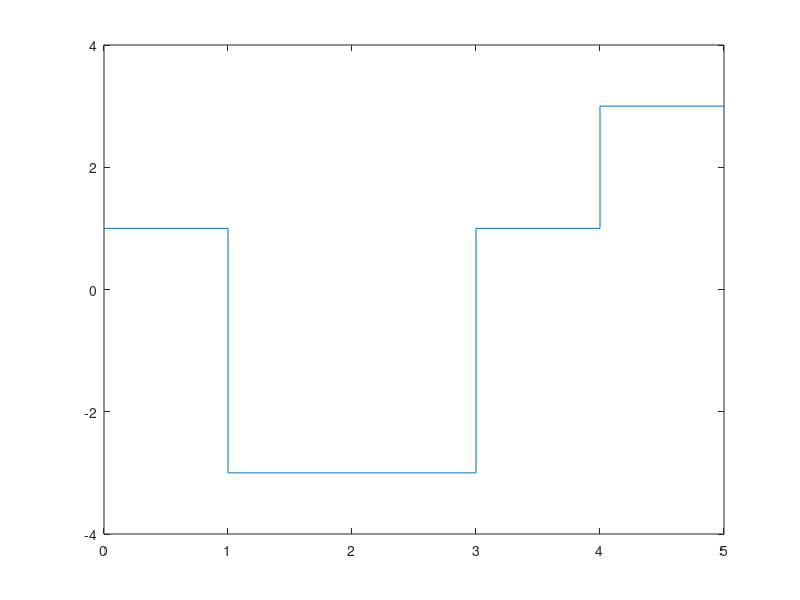

Reproduce this figure in MATLAB.
m=[0 0 1 1 0 1 1 0 0 1];
len=length(m);
x=[];
y=[];
prev=1;
j=1;

for i=1:2:len
    x=[x j-1 j];
    if(m(i)==0 & m(i+1)==0)
       if(prev>0)
           y=[y 1 1];
       else
           y=[y -1 -1];
       end
    elseif(m(i)==0 & m(i+1)==1)
       if(prev>0)
           y=[y 3 3];
       else
           y=[y -3 -3];
       end
    elseif(m(i)==1 & m(i+1)==0)
       if(prev>0)
           y=[y -1 -1];
       else
           y=[y 1 1];
       end
    elseif(m(i)==1 & m(i+1)==1)
       if(prev>0)
           y=[y -3 -3];
       else
           y=[y 3 3];
       end
    end
    j=j+1;
    prev=y(length(y));
end

plot(x,y),axis([0,5,-4,4]);